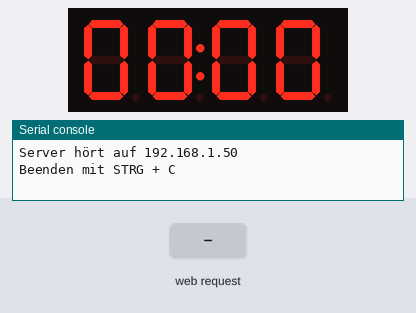
A program run on a simulated Raspberry Pi Pico running MicroPython. Shown: 4-digit seven-segment display, the last lines printed to the serial console. The test bench sets the inputs (shaded band). WiFi joins after 1.5 s; library files of the repository ran but are not shown: tm1637.py.

Above: at 3.2 s.
3.3 s: HTTP request GET /toggle received
At 5.1 s:
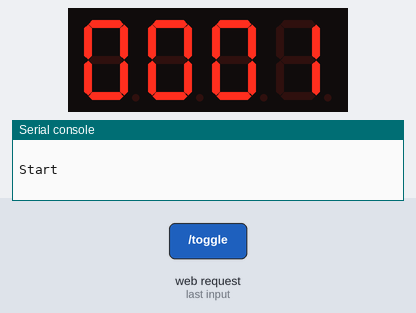
6.3 s: HTTP request GET /reset received
At 9.1 s:
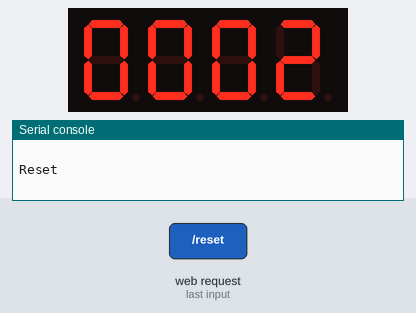
Timing chart, 0 to 10.6 s (numbered marks = the images above; inputs shaded):
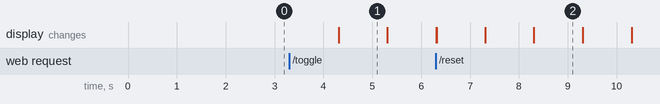

Measured:
- after the input at 3.3 s, the display: changes after 1.0 s (image 1)
- what the display in image 1 shows lasts 1.0 s, from 4.3 s to 5.3 s

The program:

PB-06-5-10-ElKo-Pico_W_WLAN-Stoppuhr.py
```python
#==========================================================================
#
# PB-6-5-10-ElKo-Pico W WLAN-Stoppuhr.pyw
#
# (keine Bauteile)
#
#==========================================================================
#
# Bibliotheken laden
from machine import Pin, Timer
import network
import socket
import rp2
import utime as time
import tm1637
from DCpriv import DCwlanSSID, DCwlanPW


# Konfiguration: WLAN-Zugang
WIFI_SSID = DCwlanSSID()
WIFI_PASSWORD = DCwlanPW()
rp2.country('DE')

# Display TM1637 initialisieren
display = tm1637.TM1637(clk=Pin(21), dio=Pin(20))

# Funktion: Ausgabe auf dem Display
def outputDisplay(counter, points):
    # Zähler in Minuten und Sekunden umrechnen und anzeigen
    timeValue = time.localtime(counter)
    secs = timeValue[5]
    if counter >= 3600: mins = int(counter/60)
    else: mins = timeValue[4]
    display.numbers(mins, secs, points)

# Funktion: Herunterzählen und zeitabhängige Bedingungen
def count(value):
    global counter
    global points
    global run
    # Blinkender Doppelpunkt im Wechsel
    if points == 0: points = 1
    else: points = 0
    # Zähler erhöhen
    counter += 1
    # höchster darstellbarer Wert erreicht
    if counter == 5940:
        clock.deinit()
        run = 0
        points = 1
        print('Ende')
    # Ausgabe auf dem Display
    outputDisplay(counter, points)

# Funktion: WLAN-Verbindung
def connectWLAN():
    wlan = network.WLAN(network.STA_IF)
    if not wlan.isconnected():
        print('WLAN-Verbindung herstellen')
        wlan.config(pm = 0xa11140)
        wlan.active(True)
        #wlan.connect(wlanSSID, wlanPW)
        wlan.connect(WIFI_SSID, WIFI_PASSWORD)
        for i in range(10):
            if wlan.status() < 0 or wlan.status() >= 3: break
            print('.')
            time.sleep(1)
    # WLAN-Verbindung prüfen
    if wlan.isconnected():
        print('WLAN-Verbindung hergestellt / WLAN-Status:', wlan.status())
        ipconfig = wlan.ifconfig()
        #print('IPv4-Adresse:', ipconfig[0])
    else:
        print('WLAN-Status:', wlan.status())
        raise RuntimeError('Keine WLAN-Verbindung')
    print()
    # IP-Adresse zurückgeben
    return ipconfig[0]

# Funktion: Webserver
def openSocket(ip):
    print('Server starten')
    address = (ip, 80)
    server = socket.socket()
    server.bind(address)
    server.listen(1)
    print('Server hört auf', ip)
    print('Beenden mit STRG + C')
    print()
    return server

# Funktion: HTML-Seite erzeugen
def getHTML(counter, run):
    html = """<!doctype html><html lang="en"><head><meta charset="utf-8"><meta name="viewport" content="width=device-width, initial-scale=1"><link rel="shortcut icon" href="data:"><title>Stoppuhr - Raspberry Pi Pico W</title></head><body><h1>Stoppuhr</h1>"""
    if run == 0:
        html += """<p><a href="/toggle"><button>STARTEN</button></a></p>"""
        if counter > 0:
            html += """<p><a href="/reset"><button>Zurücksetzen</button></a></p>"""
    else:
        html += """<p><a href="/toggle"><button>STOPPEN</button></a></p>"""
    html += """</body></html>"""
    return str(html)

# Funktion: Webserver-Verbindungen
def webserver(server):
    global counter
    global run
    while True:
        try:
            client, addr = server.accept()
            #print('HTTP-Request von Client', addr)
            request = client.recv(1024)
            #print('Request:', request)
            request = str(request)
            try: url = request.split()[1]
            except IndexError: url = '/'
            #print('URL:', url)
            if url == '/toggle':
                if run == 1:
                    clock.deinit()
                    run = 0
                    outputDisplay(counter, 1)
                    print('Stop')
                else:
                    clock.init(freq=1, mode=Timer.PERIODIC, callback=count)
                    run = 1
                    print('Start')
            elif url == '/reset':
                counter = 0
                outputDisplay(counter, 1)
                print('Reset')
            elif url == '/':
                print('Startseite')
            else:
                print('Unbekannte URL:', url)
            response = getHTML(counter, run)
            client.send('HTTP/1.0 200 OK\r\nContent-type: text/html\r\n\r\n')
            client.send(response)
            client.close()
            #print('HTTP-Response gesendet')
            print()
        except OSError as e:
            break
        except (KeyboardInterrupt):
            break
    # Client-Verbindung und Server beenden
    try: client.close()
    except NameError: pass
    try: server.close()
    except NameError: pass
    print('Server beendet')

# Hauptprogramm

# Startwert der Stoppuhr
counter = 0

# Countdown läuft (1) / läuft nicht (0)
run = 0

# Doppelpunkt
points = 1

# Initialisierung Timer für Countdown
clock = Timer()

# Ausgabe auf dem Display
outputDisplay(counter, points)

try:
    ip = connectWLAN()
    server = openSocket(ip)
    webserver(server)
except KeyboardInterrupt:
    machine.reset()

"""
Das vorliegende Programm ist eine Stoppuhr, die auf dem Raspberry Pi Pico
ausgeführt wird. Der Benutzer kann die Stoppuhr starten, stoppen und
zurücksetzen, indem er eine HTML-Seite aufruft, die auf einem lokalen
Webserver gehostet wird. Die aktuelle Zeit wird auf einem TM1637-Display
angezeigt.

Der Code beginnt mit dem Laden der erforderlichen Bibliotheken, einschließlich
machine, network, socket, rp2, utime und tm1637. In diesem Abschnitt werden
auch die WLAN-Zugangsdaten für die Verbindung zum Netzwerk konfiguriert.

Das TM1637-Display wird dann initialisiert und es werden Funktionen für die
Ausgabe auf dem Display und für das Herunterzählen und zeitabhängige Bedingungen
definiert. Die Funktion outputDisplay konvertiert den Zähler in Minuten und
Sekunden und zeigt diese auf dem Display an. Die Funktion count erhöht den
Zähler, wechselt den blinkenden Doppelpunkt im Wechsel und überprüft, ob
der höchste darstellbare Wert erreicht wurde. Wenn dies der Fall ist, wird
der Timer deinitialisiert, das Programm wird beendet und "Ende" wird ausgegeben.

Es gibt auch eine Funktion für die WLAN-Verbindung, die die Verbindung zum
Netzwerk herstellt und die IP-Adresse des Picos zurückgibt.

Die Funktion openSocket initialisiert einen Socket, der auf eingehende
Verbindungen lauscht. Die Funktion getHTML erzeugt eine HTML-Seite, die den
aktuellen Zählerstand und Schaltflächen zum Starten, Stoppen und Zurücksetzen
der Stoppuhr enthält. Die Funktion webserver behandelt eingehende HTTP-Anfragen
von Clients und führt die entsprechenden Aktionen aus, um die Stoppuhr zu
starten, zu stoppen oder zurückzusetzen.

Wenn der Benutzer die Stoppuhr startet, wird der Timer initialisiert und
die count-Funktion wird periodisch aufgerufen, um den Zähler um 1 zu erhöhen
und den Wert auf dem Display anzuzeigen. Wenn der Benutzer die Stoppuhr stoppt,
wird der Timer deinitialisiert und der Zählerstand wird angezeigt. Wenn der
Benutzer die Stoppuhr zurücksetzt, wird der Zähler auf Null gesetzt und angezeigt.

Insgesamt ist dies ein gut strukturiertes Programm, das eine einfache Stoppuhr
implementiert und auf einem Webserver gehostet wird, um die Interaktion mit
dem Benutzer zu ermöglichen. Das Programm nutzt auch die Funktionen des
TM1637-Displays, um den aktuellen Zählerstand auf einfache Weise anzuzeigen.


>>> %Run -c $EDITOR_CONTENT
WLAN-Verbindung herstellen
.
.
.
.
WLAN-Verbindung hergestellt / WLAN-Status: 3

Server starten
Server hört auf 192.168.0.222
Beenden mit STRG + C

Start

Stop

Start

Stop

Reset

Server beendet
>>>


"""
```

DCpriv.py
```python
def DCwlanSSID():
    return "TP-Link"
    return ""
def DCwlanPW():
    return "picobello"
#    return ""
```
